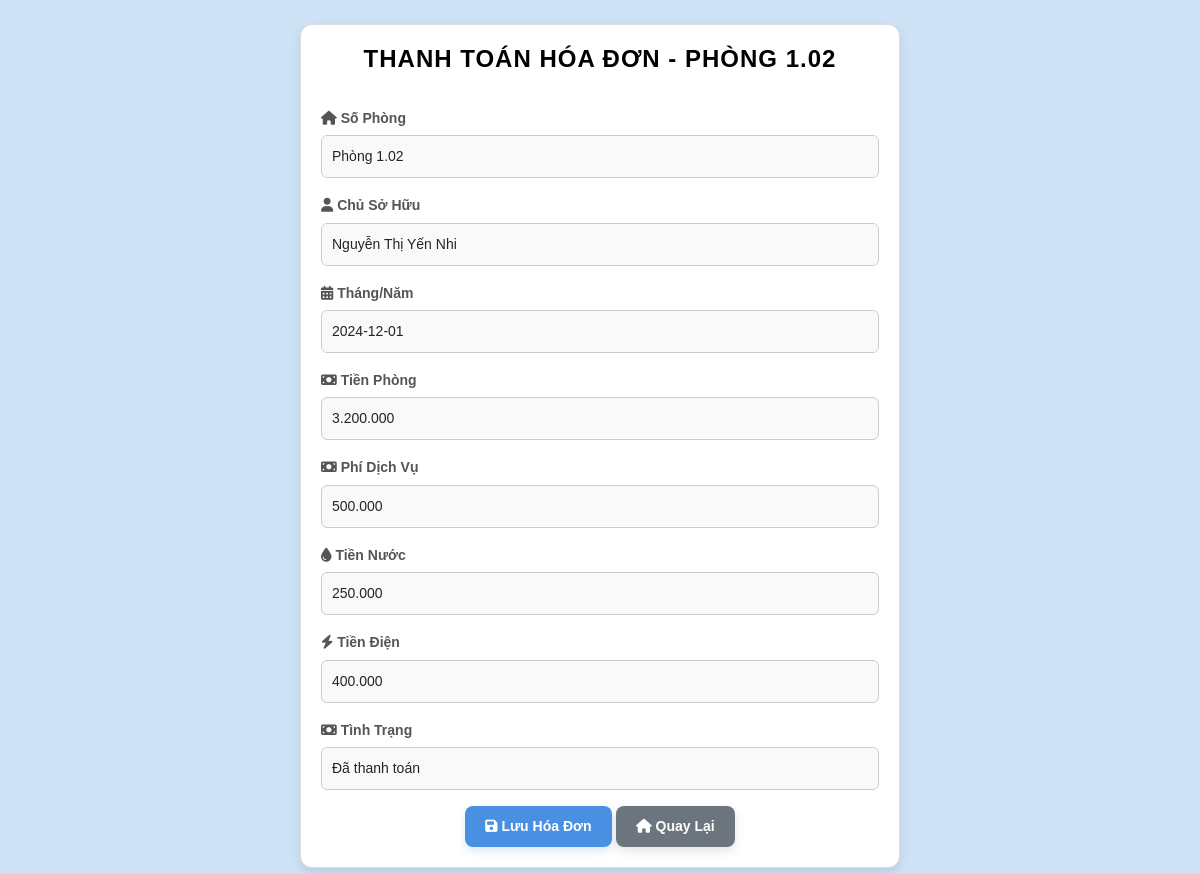
Screenshot of /quanlyhoadon/suahoadon.php?id=2 with the database file from the repository.
### tables this page shows
CREATE TABLE `hoadon` (
  `id` int(11) NOT NULL,
  `so_phong` varchar(10) NOT NULL,
  `thang_nam` date NOT NULL,
  `so_nguoi_o` int(11) NOT NULL,
  `dia_chi` varchar(255) NOT NULL,
  `chu_so_huu` varchar(255) NOT NULL,
  `tien_phong` decimal(10,2) NOT NULL,
  `phi_dich_vu` decimal(10,2) NOT NULL,
  `tien_nuoc` decimal(10,2) NOT NULL,
  `tien_dien` decimal(10,2) NOT NULL,
  `tinh_trang` enum('Chưa thanh toán','Đã thanh toán') NOT NULL,
  `facility_id` int(11) DEFAULT NULL
);

### quanlyhoadon/suahoadon.php (the view, shortened to what this page needs)
<?php
$servername = "localhost";
$username = "root";
$password = "";
$dbname = "baiTapLon";
$conn = new mysqli($servername, $username, $password, $dbname);
if ($_SERVER['REQUEST_METHOD'] == 'POST') {
    $id = isset($_POST['id']) ? intval($_POST['id']) : 0;
    $so_phong = isset($_POST['so_phong']) ? $_POST['so_phong'] : '';
    $chu_so_huu = isset($_POST['chu_so_huu']) ? $_POST['chu_so_huu'] : '';
    $thang_nam = isset($_POST['thang_nam']) ? $_POST['thang_nam'] : '';
    $tien_phong = isset($_POST['tien_phong']) ? floatval(str_replace('.', '', $_POST['tien_phong'])) : 0;
    $phi_dich_vu = isset($_POST['phi_dich_vu']) ? floatval(str_replace('.', '', $_POST['phi_dich_vu'])) : 0;
    $tien_nuoc = isset($_POST['tien_nuoc']) ? floatval(str_replace('.', '', $_POST['tien_nuoc'])) : 0;
    $tien_dien = isset($_POST['tien_dien']) ? floatval(str_replace('.', '', $_POST['tien_dien'])) : 0;
    $tinh_trang = isset($_POST['tinh_trang']) ? $_POST['tinh_trang'] : '';
    $sql = "UPDATE hoadon
            SET so_phong = '$so_phong',chu_so_huu = '$chu_so_huu', thang_nam = '$thang_nam', tien_phong = $tien_phong,
                phi_dich_vu = $phi_dich_vu, tien_nuoc = $tien_nuoc, tien_dien = $tien_dien, tinh_trang = '$tinh_trang'
            WHERE id = $id";
    if ($conn->query($sql) === TRUE) {
        header("Location: xemhoadon.php?id=$id");
        exit;
    } else {
        echo "Lỗi: " . $conn->error;
    }
} else {
    $id = isset($_GET['id']) ? intval($_GET['id']) : 0;
    $sql = "SELECT * FROM hoadon WHERE id = $id";
    $result = $conn->query($sql);
    if ($result->num_rows > 0) {
        $row = $result->fetch_assoc();
    } else {
        die("Không tìm thấy hóa đơn.");
    }
}
?>
<!DOCTYPE html>
<html lang="vi">
<head>
    <link href="https://cdn.jsdelivr.net/npm/bootstrap@5.3.0/dist/css/bootstrap.min.css" rel="stylesheet">
    <link href="suahoadon.css" rel="stylesheet">
    <link href="https://cdnjs.cloudflare.com/ajax/libs/font-awesome/6.5.1/css/all.min.css" rel="stylesheet">
</head>
<body>
    <div class="container mt-4">
        <h1 class="text-center">Thanh Toán Hóa Đơn - <?php echo $row['so_phong']; ?></h1>
        <form action="" method="POST">
            <div class="mb-3">
                <label for="so_phong" class="form-label"><i class="fa-solid fa-house"></i> Số Phòng</label>
                <input type="text" class="form-control" id="so_phong" name="so_phong" value="<?php echo $row['so_phong']; ?>">
            </div>
            <div class="mb-3">
                <label for="chu_so_huu" class="form-label"><i class="fa-solid fa-user"></i> Chủ Sở Hữu</label>
                <input type="text" class="form-control" id="chu_so_huu" name="chu_so_huu" value="<?php echo $row['chu_so_huu']; ?>">
            </div>
            <div class="mb-3">
                <label for="thang_nam" class="form-label"><i class="fa-solid fa-calendar-days"></i> Tháng/Năm</label>
                <input type="text" class="form-control" id="thang_nam" name="thang_nam" value="<?php echo $row['thang_nam']; ?>">
            </div>
            <div class="mb-3">
                <label for="tien_phong" class="form-label"><i class="fa-solid fa-money-bill"></i> Tiền Phòng</label>
                <input type="text" class="form-control" id="tien_phong" name="tien_phong" value="<?php echo number_format($row['tien_phong'], 0, ',', '.'); ?>">
            </div>
            <div class="mb-3">
                <label for="phi_dich_vu" class="form-label"><i class="fa-solid fa-money-bill"></i> Phí Dịch Vụ</label>
                <input type="text" class="form-control" id="phi_dich_vu" name="phi_dich_vu" value="<?php echo number_format($row['phi_dich_vu'], 0, ',', '.'); ?>">
            </div>
            <div class="mb-3">
                <label for="tien_nuoc" class="form-label"><i class="fa-solid fa-droplet"></i> Tiền Nước</label>
                <input type="text" class="form-control" id="tien_nuoc" name="tien_nuoc" value="<?php echo number_format($row['tien_nuoc'], 0, ',', '.'); ?>">
            </div>
            <div class="mb-3">
                <label for="tien_dien" class="form-label"><i class="fa-solid fa-bolt"></i> Tiền Điện</label>
                <input type="text" class="form-control" id="tien_dien" name="tien_dien" value="<?php echo number_format($row['tien_dien'], 0, ',', '.'); ?>">
            </div>
            <div class="mb-3">
                <label for="tinh_trang" class="form-label"><i class="fa-solid fa-money-bill"></i> Tình Trạng</label>
                <input type="text" class="form-control" id="tinh_trang" name="tinh_trang" value="<?php echo $row['tinh_trang']; ?>">
            </div>
            <div class="text-center mt-3">
                <button type="submit" class="btn btn-primary"><i class="fa-solid fa-floppy-disk"></i> Lưu Hóa Đơn</button>
                <a href="danhsachphong.php" class="btn btn-secondary"><i class="fa-solid fa-house"></i> Quay Lại</a>
            </div>
        </form>
    </div>
</body>
</html>

### quanlyhoadon/suahoadon.css (style rules this page uses)
body { font-family: 'Arial', sans-serif; background-color: #cee2f6; margin: 0; padding: 0; line-height: 1.6; color: #333; }
.container { max-width: 600px; margin: 30px auto; background-color: #ffffff; padding: 20px; border-radius: 12px; box-shadow: 0 4px 10px rgba(0, 0, 0, 0.1); border: 1px solid #ddd; animation: fadeIn 0.3s ease-in-out; }
h1 { font-size: 24px; color: #000000; text-align: center; margin-bottom: 20px; font-weight: bold; text-transform: uppercase; letter-spacing: 1px; position: relative; }
h1::after { content: ""; width: 50px; height: 3px; display: block; margin: 10px auto 0; border-radius: 2px; }
.form-label { font-weight: 600; font-size: 14px; margin-bottom: 6px; display: block; color: #555; }
.form-control { border-radius: 6px; border: 1px solid #ccc; padding: 10px; font-size: 14px; margin-bottom: 15px; background-color: #f9f9f9; transition: all 0.3s ease-in-out; }
.btn { padding: 10px 20px; font-size: 14px; font-weight: bold; border-radius: 8px; text-decoration: none; border: none; transition: all 0.3s ease-in-out; }
.btn-primary { background-color: #4a90e2; color: #ffffff; box-shadow: 0 4px 10px rgba(74, 144, 226, 0.2); }
.btn-secondary { background-color: #6c757d; color: #ffffff; box-shadow: 0 4px 10px rgba(108, 117, 125, 0.2); }
.text-center { text-align: center; }
.mb-3 { margin-bottom: 20px; }
.mt-3 { margin-top: 15px; }
.mt-4 { margin-top: 25px; }

### rows the page displays
hoadon: so_phong "PHÒNG 1.02", so_phong "Phòng 1.02", chu_so_huu "Nguyễn Thị Yến Nhi", thang_nam "2024-12-01", tien_phong "3.200.000", phi_dich_vu "500.000", tien_nuoc "250.000", tien_dien "400.000", tinh_trang "Đã thanh toán"
